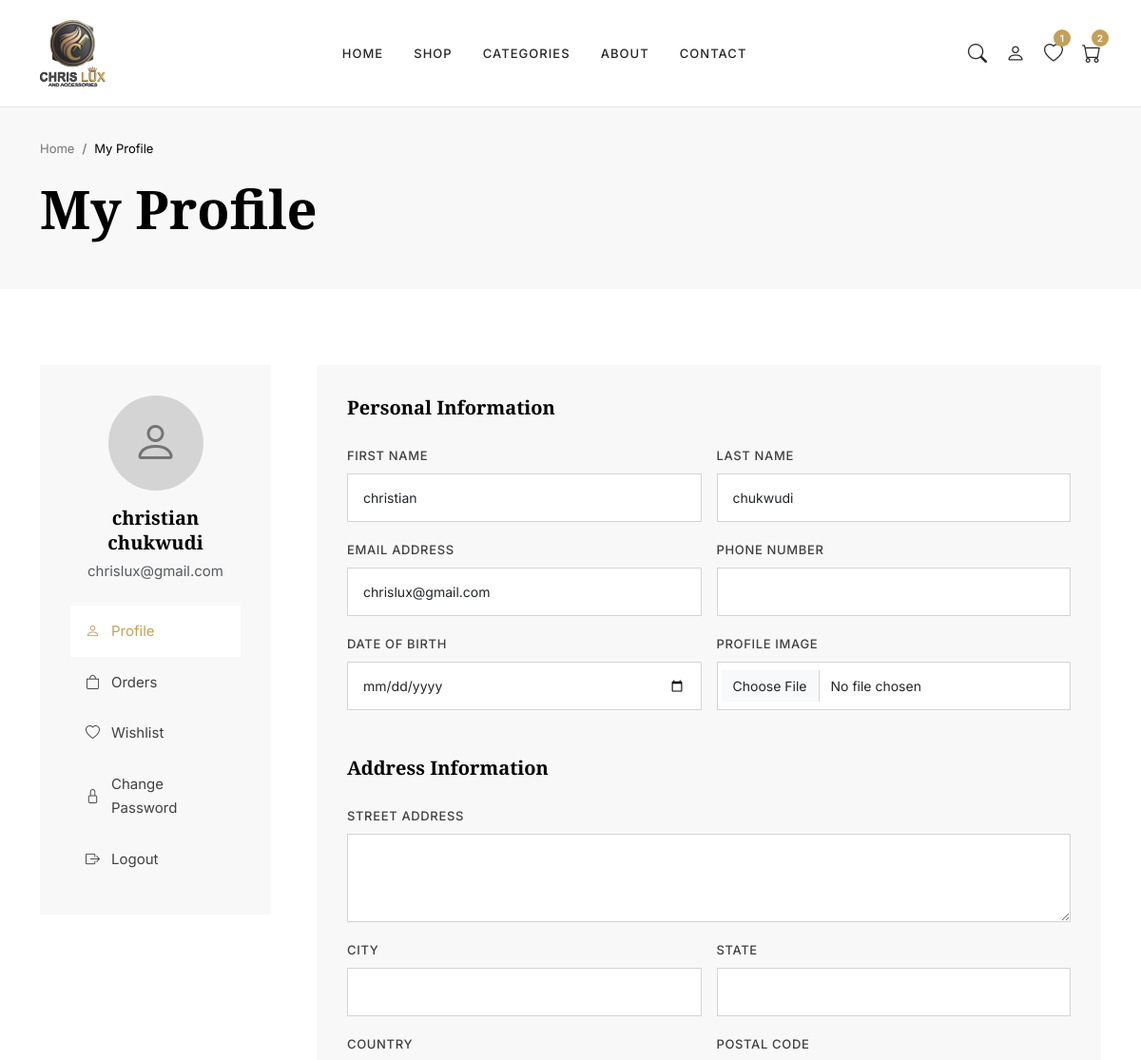
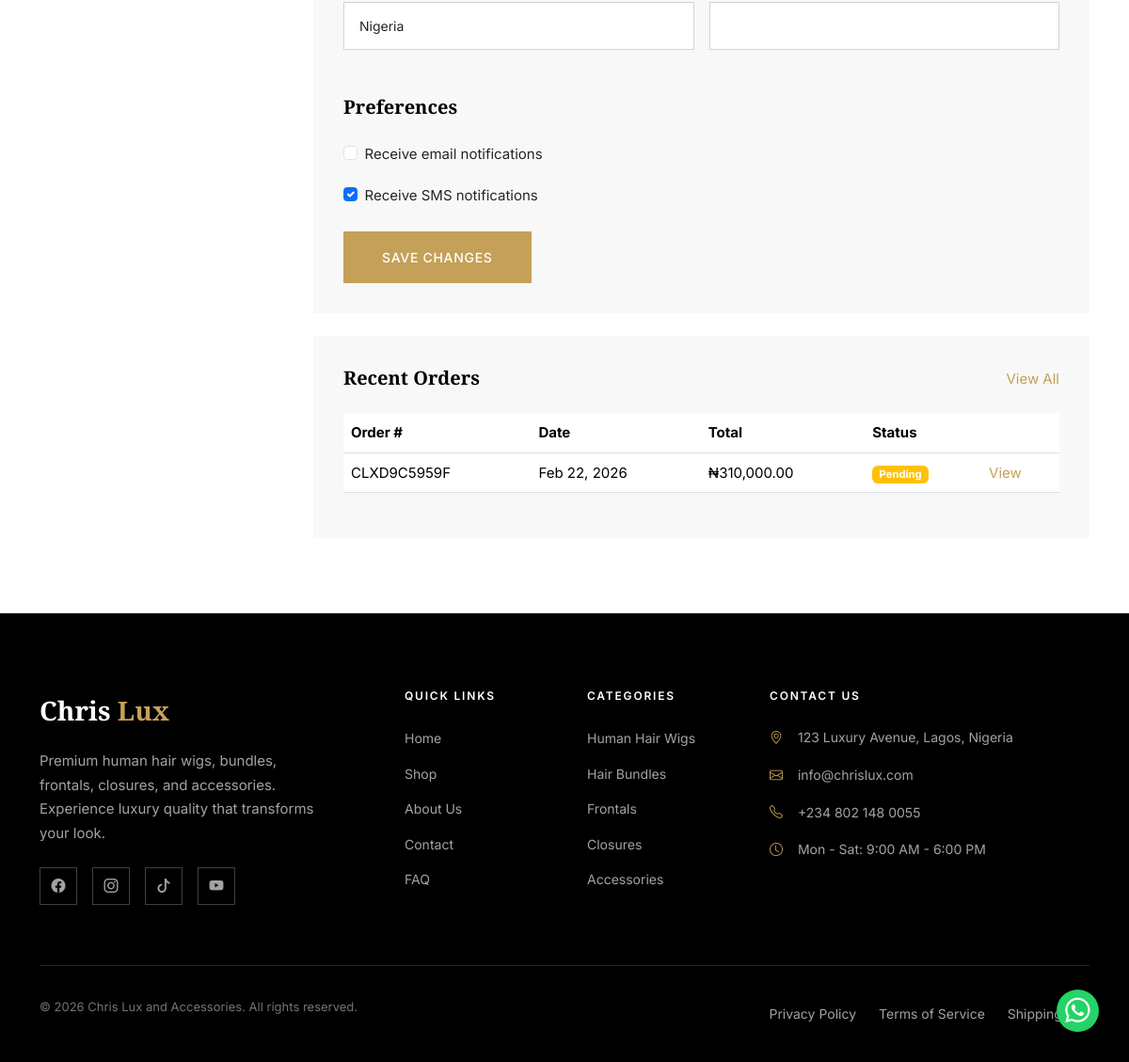
The page /accounts/profile/ (signed in) on the database its author committed (2 pictures, top to bottom).
### chris_lux/accounts/models.py (models this page shows, shortened)
class User(AbstractUser):
    email = models.EmailField(unique=True)
    phone = models.CharField(max_length=20, blank=True)
    profile_image = models.ImageField(upload_to='profiles/', blank=True, null=True)
    date_of_birth = models.DateField(blank=True, null=True)
    address = models.TextField(blank=True)
    city = models.CharField(max_length=100, blank=True)
    state = models.CharField(max_length=100, blank=True)
    country = models.CharField(max_length=100, default='Nigeria')
    postal_code = models.CharField(max_length=20, blank=True)
    email_notifications = models.BooleanField(default=True)
    sms_notifications = models.BooleanField(default=False)
    created_at = models.DateTimeField(auto_now_add=True)
    updated_at = models.DateTimeField(auto_now=True)
    USERNAME_FIELD = 'email'
    REQUIRED_FIELDS = ['username', 'first_name', 'last_name']
    class Meta:
        verbose_name = 'User'
        verbose_name_plural = 'Users'
        ordering = ['-date_joined']
    def get_full_name(self):
        return f"{self.first_name} {self.last_name}".strip() or self.email

### chris_lux/orders/models.py (models this page shows, shortened)
class Order(models.Model):
    order_number = models.CharField(max_length=20, unique=True, editable=False)
    user = models.ForeignKey(
        settings.AUTH_USER_MODEL,
        on_delete=models.SET_NULL,
        null=True,
        blank=True,
        related_name='orders'
    )
    status = models.CharField(max_length=20, choices= STATUS_CHOICES, default='pending')
    payment_status = models.CharField(max_length=20, choices= PAYMENT_STATUS_CHOICES, default='pending')
    first_name = models.CharField(max_length=100)
    last_name = models.CharField(max_length=100)
    email = models.EmailField()
    phone = models.CharField(max_length=20)
    address = models.TextField()
    city = models.CharField(max_length=100)
    state = models.CharField(max_length=100)
    country = models.CharField(max_length=100, default='Nigeria')
    postal_code = models.CharField(max_length=20, blank=True)
    subtotal = models.DecimalField(max_digits=10, decimal_places=2)
    discount_amount = models.DecimalField(max_digits=10, decimal_places=2, default=0)
    shipping_cost = models.DecimalField(max_digits=10, decimal_places=2, default=0)
    total = models.DecimalField(max_digits=10, decimal_places=2)
    coupon_code = models.CharField(max_length=20, blank=True)
    payment_method = models.CharField(max_length=50, default='paystack')
    payment_reference = models.CharField(max_length=100, blank=True)
    payment_transaction_id = models.CharField(max_length=100, blank=True)
    paid_at = models.DateTimeField(null=True, blank=True)
    shipping_carrier = models.CharField(max_length=50, blank=True)
    tracking_number = models.CharField(max_length=100, blank=True)
    shipped_at = models.DateTimeField(null=True, blank=True)
    delivered_at = models.DateTimeField(null=True, blank=True)
    customer_note = models.TextField(blank=True)
    admin_note = models.TextField(blank=True)
    created_at = models.DateTimeField(auto_now_add=True)
    updated_at = models.DateTimeField(auto_now=True)
    class Meta:
        verbose_name = 'Order'
        verbose_name_plural = 'Orders'
        ordering = ['-created_at']

### chris_lux/accounts/views.py (the view, shortened to what this page needs)
# urls.py: path('profile/', views.ProfileView.as_view(), name='profile'),
class ProfileView(LoginRequiredMixin, View):
    template_name = 'accounts/profile.html'
    def get(self, request):
        form = UserProfileForm(instance=request.user)
        password_form = CustomPasswordChangeForm(request.user)
        recent_orders = Order.objects.filter(user=request.user)[:5]
        context = {
            'form': form,
            'password_form': password_form,
            'recent_orders': recent_orders,
        }
        return render(request, self.template_name, context)

### templates/accounts/profile.html (shortened to what this page needs)
{% extends 'base.html' %} {% load static %} {% load humanize %}
{% block title %}My Profile - {{ SITE_NAME }}{% endblock %} {% block content %}
<section class="breadcrumb-section">
  <div class="container">
    <nav aria-label="breadcrumb">
      <ol class="breadcrumb">
        <li class="breadcrumb-item"><a href="{% url 'home' %}">Home</a></li>
        <li class="breadcrumb-item active" aria-current="page">My Profile</li>
      </ol>
    </nav>
    <h1 class="mt-3">My Profile</h1>
  </div>
</section>
<section class="section-padding">
  <div class="container">
    <div class="row g-5">
      <div class="col-lg-3">
        <div class="profile-sidebar">
          <div class="profile-avatar text-center mb-4">
            {% if user.profile_image %}
            <img
              src="{{ user.profile_image.url }}"
              alt="{{ user.first_name }}"
              class="avatar-image"
            />
            {% else %}
            <div class="avatar-placeholder">
              <i class="bi bi-person"></i>
            </div>
            {% endif %}
            <h5 class="mt-3 mb-1">{{ user.get_full_name }}</h5>
            <p class="text-muted">{{ user.email }}</p>
          </div>
          <nav class="profile-nav">
            <a href="{% url 'profile' %}" class="active">
              <i class="bi bi-person"></i> Profile
            </a>
            <a href="{% url 'order_history' %}">
              <i class="bi bi-bag"></i> Orders
            </a>
            <a href="{% url 'wishlist' %}">
              <i class="bi bi-heart"></i> Wishlist
            </a>
            <a href="{% url 'change_password' %}">
              <i class="bi bi-lock"></i> Change Password
            </a>
            <a href="{% url 'logout' %}">
              <i class="bi bi-box-arrow-right"></i> Logout
            </a>
          </nav>
        </div>
      </div>
      <div class="col-lg-9">
        <div class="profile-content">
          <h4 class="mb-4">Personal Information</h4>
          <form method="post" enctype="multipart/form-data">
            <div class="row g-3">
              <div class="col-md-6">
                <label class="form-label">First Name</label>
                {{ form.first_name }}
              </div>
              <div class="col-md-6">
                <label class="form-label">Last Name</label>
                {{ form.last_name }}
              </div>
              <div class="col-md-6">
                <label class="form-label">Email Address</label>
                {{ form.email }}
              </div>
              <div class="col-md-6">
                <label class="form-label">Phone Number</label>
                {{ form.phone }}
              </div>
              <div class="col-md-6">
                <label class="form-label">Date of Birth</label>
                {{ form.date_of_birth }}
              </div>
              <div class="col-md-6">
                <label class="form-label">Profile Image</label>
                {{ form.profile_image }}
              </div>
            </div>
            <h4 class="mt-5 mb-4">Address Information</h4>
            <div class="row g-3">
              <div class="col-12">
                <label class="form-label">Street Address</label>
                {{ form.address }}
              </div>
              <div class="col-md-6">
                <label class="form-label">City</label>
                {{ form.city }}
              </div>
              <div class="col-md-6">
                <label class="form-label">State</label>
                {{ form.state }}
              </div>
              <div class="col-md-6">
                <label class="form-label">Country</label>
                {{ form.country }}
              </div>
              <div class="col-md-6">
                <label class="form-label">Postal Code</label>
                {{ form.postal_code }}
              </div>
            </div>
            <h4 class="mt-5 mb-4">Preferences</h4>
            <div class="row g-3">
              <div class="col-12">
                <div class="form-check">
                  {{ form.email_notifications }}
                  <label class="form-check-label"
                    >Receive email notifications</label
                  >
                </div>
              </div>
              <div class="col-12">
                <div class="form-check">
                  {{ form.sms_notifications }}
                  <label class="form-check-label"
                    >Receive SMS notifications</label
                  >
                </div>
              </div>
            </div>
            <div class="mt-4">
              <button type="submit" class="btn btn-gold">Save Changes</button>
            </div>
          </form>
        </div>
        {% if recent_orders %}
        <div class="profile-content mt-4">
          <div class="d-flex justify-content-between align-items-center mb-4">
            <h4 class="mb-0">Recent Orders</h4>
            <a href="{% url 'order_history' %}" class="text-gold">View All</a>
          </div>
          <div class="table-responsive">
            <table class="table">
              <thead>
                <tr>
                  <th>Order #</th>
                  <th>Date</th>
                  <th>Total</th>
                  <th>Status</th>
                  <th></th>
                </tr>
              </thead>
              <tbody>
                {% for order in recent_orders %}
                <tr>
                  <td>{{ order.order_number }}</td>
                  <td>{{ order.created_at|date:"M d, Y" }}</td>
                  <td>₦{{ order.total|intcomma }}</td>
                  <td>
                    <span
                      class="badge bg-{% if order.status == 'delivered' %}success{% elif order.status == 'cancelled' %}danger{% else %}warning{% endif %}"
                    >
                      {{ order.get_status_display }}
                    </span>
                  </td>
                  <td>
                    <a
                      href="{% url 'order_detail' order.order_number %}"
                      class="text-gold"
                      >View</a
                    >
                  </td>
                </tr>
                {% endfor %}
              </tbody>
            </table>
          </div>
        </div>
        {% endif %}
      </div>
    </div>
  </div>
</section>
{% endblock %}

### rows shown on the page
User: get_full_name "christian chukwudi", email "chrislux@gmail.com", first_name "christian", last_name "chukwudi", country "Nigeria", sms_notifications "☑"
Order: order_number "CLXD9C5959F", created_at "Feb 22, 2026", total "310,000.00", status "Pending"

### other values the page prints
{{ global_wishlist_count }} "1"
{{ cart_count }} "2"
{{ CONTACT_EMAIL }} "info@chrislux.com"
{{ CONTACT_PHONE }} "+234 802 148 0055"
{{ SITE_NAME }} "Chris Lux and Accessories"
